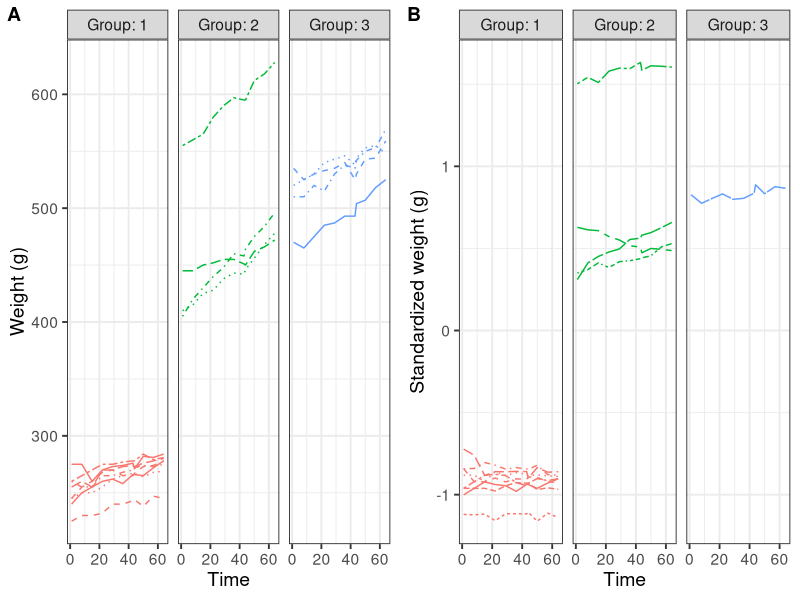
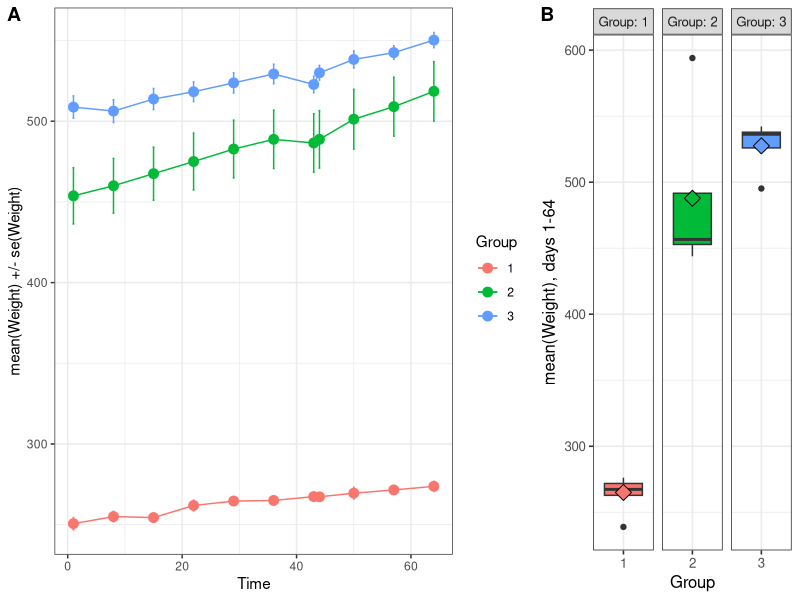
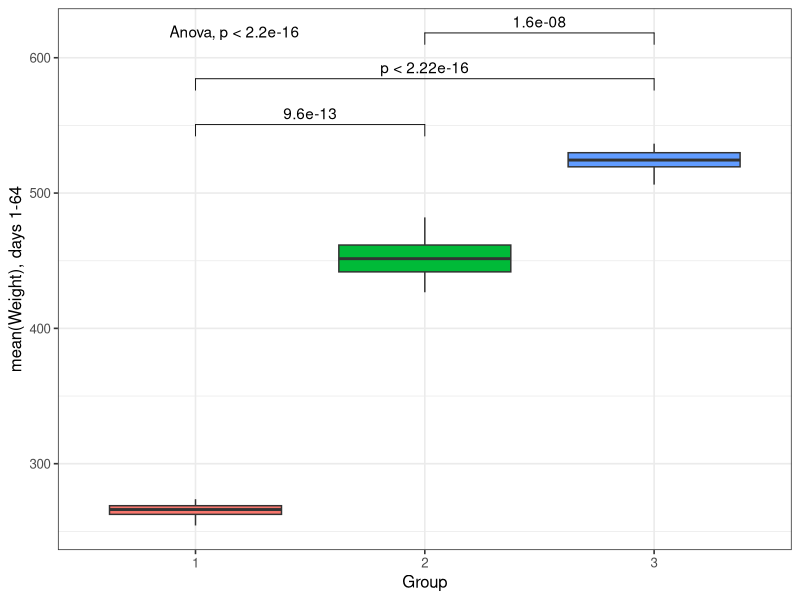
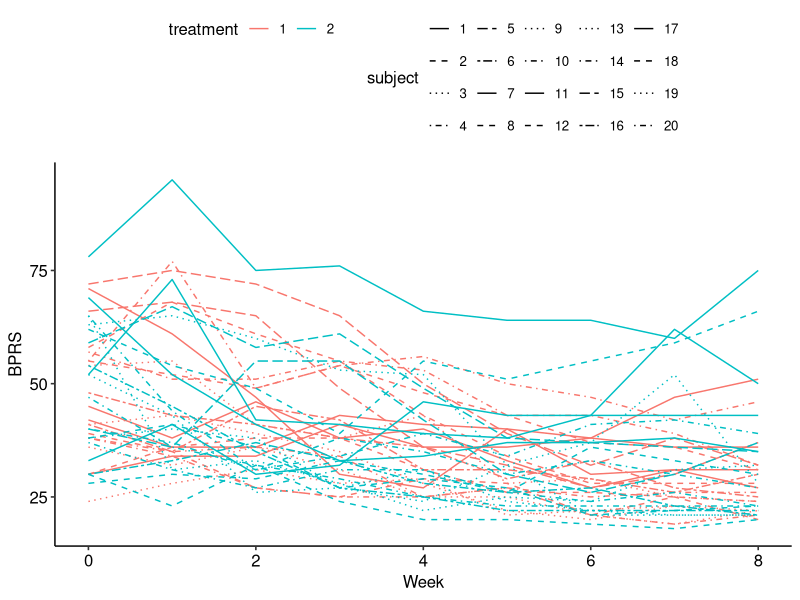
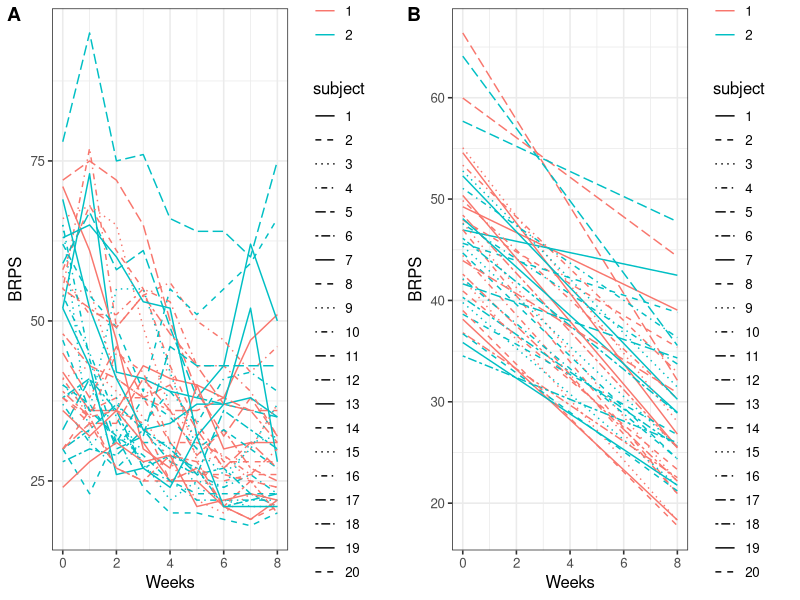

Recreate these plots in R, in order.
## ---- chunk 1
library(GGally)
library(ggpubr)
library(tidyverse)
library(lme4)
## ---- chunk 2
# reading in 
BPRS <- read.table("Data/BPRS.tsv", header = T) %>%
  mutate_at(1:2, as.factor)  
# view structure
str(BPRS)
## ---- chunk 3
# reading in 
RATS <- read.table("Data/RATS.tsv", header = T) %>%
  mutate_at(1:2, as.factor)
# view structure
str(RATS)
## ---- chunk 4
# Draw the plot
p1 <- ggplot(RATS, aes(x = Time, y = Weight, linetype = ID, color=Group)) +
  geom_line() +
  scale_linetype_manual(values = rep(1:16, times=3)) +
  facet_grid(. ~ Group, labeller = label_both) +
  theme(legend.position = "none") + 
  scale_y_continuous(limits = c(min(RATS$Weight), max(RATS$Weight))) + 
  theme_bw(14) +
  ylab("Weight (g)") +
  theme(legend.position = "none")

RATS.scaled <- RATS %>% 
  group_by(Time) %>% 
  mutate(std.weigth=(Weight-mean(Weight))/sd(Weight)) %>%
  ungroup()

p2 <- ggplot(RATS.scaled, aes(x = Time, y = std.weigth, linetype = ID, color=Group)) +
  geom_line() +
  facet_grid(. ~ Group, labeller = label_both) +
  theme(legend.position = "none") + 
  scale_y_continuous(limits = c(min(RATS.scaled$std.weigth), max(RATS.scaled$std.weigth))) + 
  theme_bw(14) +
  ylab("Standardized weight (g)") +
  theme(legend.position = "none")

ggarrange(p1,p2, labels = "AUTO")
## ---- chunk 5
# Summary data with mean and standard error of bprs by treatment and week 
RATS.SE <- RATS %>%
  group_by(Group, Time) %>%
  summarise(mean = mean(Weight), se = sd(Weight)/sqrt(16)) %>% # 16 here is the amount of individuals per groups
  ungroup()

# Plot the mean profiles
p1 <- ggplot(RATS.SE, aes(x = Time, y = mean, colour=Group)) +
  geom_line() +
  geom_point(size=3) +
  geom_errorbar(aes(ymin=mean-se, ymax=mean+se), width=0.3) +
  scale_y_continuous(name = "mean(Weight) +/- se(Weight)") + 
  theme_bw()

# Create a summary data by treatment and subject with mean as the summary variable (ignoring baseline week 0).
RATS.scaled.gr <- RATS %>%
  dplyr::filter(Time>1) %>%
  group_by(Group, ID) %>%
  summarise(scaled.mean=mean(Weight)) %>%
  ungroup()

p2 <- ggplot(RATS.scaled.gr, aes(x = Group, y = scaled.mean, fill=Group)) +
  geom_boxplot() +
  facet_grid(.~Group, scales = "free_x", labeller = label_both) + 
  stat_summary(fun = "mean", geom = "point", shape=23, size=4) +
  scale_y_continuous(name = "mean(Weight), days 1-64") +
  theme_bw(12) + 
  theme(legend.position = "none")

# Combine plots
ggarrange(p1,p2, labels = "AUTO", widths = c(2,1), nrow = 1)
## ---- chunk 6
# Create a new data by filtering the outlier 
RATS.f <- RATS %>% 
  dplyr::filter(Weight<550) %>% ## remove the one "outlier"
  filter(Time > 1 ) %>% # remove baseline
  group_by(Group, WD) %>%
  summarise( mean = mean(Weight) )%>%
  ungroup()

comps <- list( c("1", "2"), c("1", "3"), c("2", "3") )

ggplot(RATS.f, aes(x = Group, y = mean, fill=Group)) +
  geom_boxplot() +
  stat_compare_means(method = "t.test", comparisons = comps) +
  stat_compare_means(label.y = 615, method = "anova") + 
  scale_y_continuous(name = "mean(Weight), days 1-64") +
  theme_bw(12) + 
  theme(legend.position = "none")

## ---- chunk 7
# Plot the BPRS data
ggplot(BPRS, aes(x = week, y = bprs, colour = treatment, linetype=subject)) +
  geom_line() +
  scale_linetype_manual(values = rep(1:10, times=4)) +
  scale_x_continuous(name = "Week") +
  scale_y_continuous(name = "BPRS") +
  theme_pubr()
## ---- chunk 8
# create a regression model RATS_reg
bprs_reg <- lm(bprs ~ week + treatment,BPRS)

# print out a summary of the model
summary(bprs_reg)
## ---- chunk 9
# Create a random intercept model
bprs_ref <- lmer(bprs ~ week + treatment + (1 | subject), data = BPRS, REML = FALSE)

# Print the summary of the model
summary(bprs_ref)
## ---- chunk 10
# create a random intercept and random slope model
bprs_ref1 <- lmer(bprs ~ week + treatment + (week | subject), data = BPRS, REML = FALSE)

# print a summary of the model
summary(bprs_ref1)
## ---- chunk 11
# perform an ANOVA test on the two models
anova(bprs_ref1, bprs_ref)
## ---- chunk 12
# create a random intercept and random slope model with the interaction
bprs_ref2 <-  lmer(bprs ~ week * treatment + (week | subject), data = BPRS, REML = FALSE)
# perform an ANOVA test on the two models
anova(bprs_ref2, bprs_ref1)
## ---- chunk 13
# draw the plot of RATSL with the observed Weight values
p1 <- ggplot(BPRS, aes(x = week, y = bprs, colour=treatment)) +
  geom_line(aes(linetype = subject)) +
  scale_linetype_manual(values = rep(1:20, times=2)) +
  scale_x_continuous(name = "Weeks") +
  scale_y_continuous(name = "BRPS") +
  theme(legend.position = "top") +
  theme_bw(12)

# Create a vector of the fitted values
Fitted <- fitted(bprs_ref2)

# Create a new column fitted to RATSL
BPRS$fitted <- Fitted

# draw the plot of RATSL with the Fitted values of weight
p2 <- ggplot(BPRS, aes(x = week, y = fitted, colour=treatment)) +
  geom_line(aes(linetype = subject)) +
  scale_linetype_manual(values = rep(1:20, times=2)) +
  scale_x_continuous(name = "Weeks") +
  scale_y_continuous(name = "BRPS") +
  theme(legend.position = "top") +
  theme_bw(12)

# Combine plots
ggarrange(p1,p2, labels = "AUTO", widths = c(1,1), nrow = 1)
